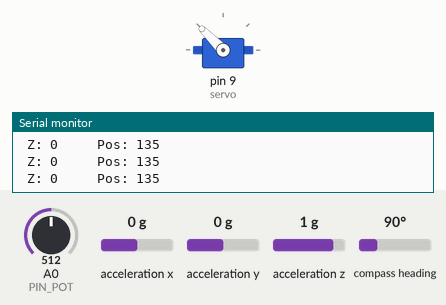
This sketch was run on a simulated Arduino Uno, built with avr-gcc and run on an emulated ATmega328P. Parts: servo, the last lines printed to the serial monitor. Inputs (shaded band) come from the test bench; at power-on: acceleration y 0 g, A0 (PIN_POT) = 512, acceleration z 1 g, acceleration x 0 g, compass heading 90°.

Above: at 2.2 s.
2.3 s: acceleration y set to 0.8 g
At 3.5 s:
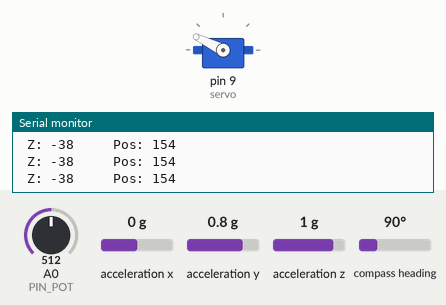
3.8 s: A0 (PIN_POT) set to 716
At 5.0 s:
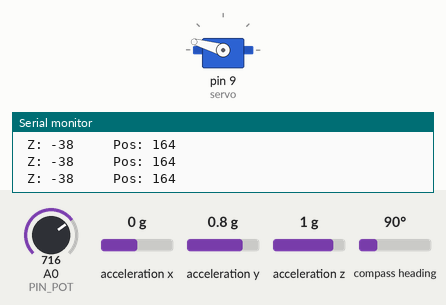
5.3 s: acceleration z set to -1.4 g
At 5.8 s:
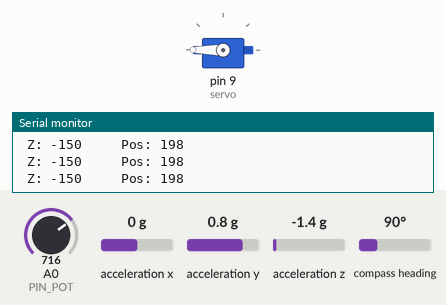
6.8 s: acceleration y set to 0.1 g
8.3 s: acceleration y set to -0.2 g
At 8.6 s:
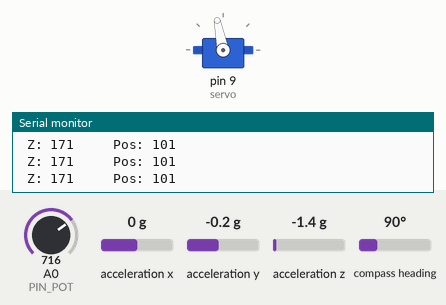
9.8 s: A0 (PIN_POT) set to 306
At 11.0 s:
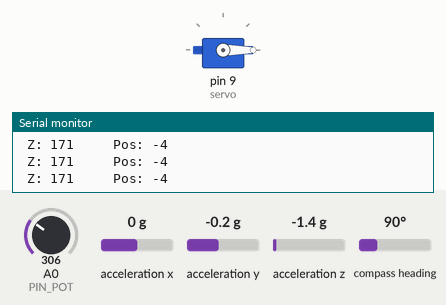
Timing chart, 0 to 12.3 s (numbered marks = the images above; inputs shaded):
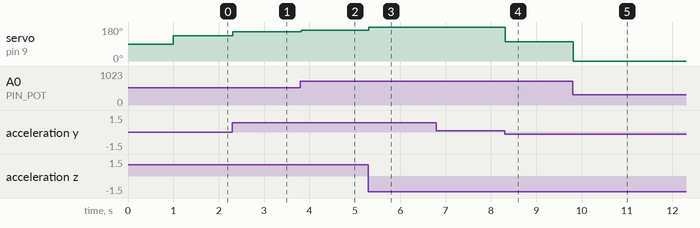

The sketch:

balance.ino
```cpp
//*********************************************************************************
//*                                                                               *
//*  Katelyn Biesiadecki                                                          *
//*  February 20th, 2017                                                          *
//*                                                                               *
//*  Balance                                                                      *
//*                                                                               *
//*  This sketch uses an IMU to determine the current yaw of the sensor and set   *
//*  a servo to a position so that it always points straight up.                  *
//*                                                                               *
//*  Inspiration for this project from the following videos...                    *
//*  Bender is gyroscopically stable: https://www.youtube.com/watch?v=xl-0AePt0e0 *
//*  Star Trek: https://www.youtube.com/watch?v=-t7oF6tNAJI                       *
//*                                                                               *
//*********************************************************************************

#include <Wire.h>
#include <Servo.h>
#include <Adafruit_Sensor.h>
#include <Adafruit_BNO055.h>
#include <utility/imumaths.h>

#define BNO055_SAMPLERATE_DELAY_MS (15)

Adafruit_BNO055 bno = Adafruit_BNO055();
Servo servo;
int yaw = 0;
int potVal = 0;
int pos = 0;
int PIN_POT = 0;

void setup(void)
{
  Serial.begin(9600);
  Serial.println("Orientation Sensor Raw Data");
  Serial.println("");

  // Initialize the sensor.
  if(!bno.begin())
  {
    // There was a problem detecting the BNO055.
    Serial.print("Ooops, no BNO055 detected... Check your wiring or I2C ADDR!");
    while(1);
  }

  servo.attach(9);
  delay(1000);

  bno.setExtCrystalUse(true);
}

void loop(void)
{
  imu::Vector<3> euler = bno.getVector(Adafruit_BNO055::VECTOR_EULER);

  // Reads potentiometer to determine offset for servo.
  potVal = analogRead(PIN_POT);
  potVal = map(potVal, 0, 1023, 0, 180);

  // Maps yaw to servo position inversely.
  yaw = euler.z();
  pos = map(yaw, 90, -90, potVal, 180);
  servo.write(pos);

  // Display yaw.
  Serial.print(" Z: ");
  Serial.print(yaw);
  Serial.print("\t\t");

  // Display pos.
  Serial.print(" Pos: ");
  Serial.print(pos);
  Serial.print("\n");

  // Delay 15 ms.
  delay(BNO055_SAMPLERATE_DELAY_MS);
}
```

Measured:
- the behaviour switches between 0 and -0.1 g on acceleration y (found by bisection; images 3 and 4)
- after the input at 2.3 s, servo on pin 9 (servo): 135° → 154° at once
- after the input at 3.8 s, servo on pin 9 (servo): 154° → 164° at once
- after the input at 5.3 s, servo on pin 9 (servo): 164° → 180° at once
- after the input at 8.3 s, servo on pin 9 (servo): 180° → 101° at once
- after the input at 9.8 s, servo on pin 9 (servo): 101° → 0° at once
